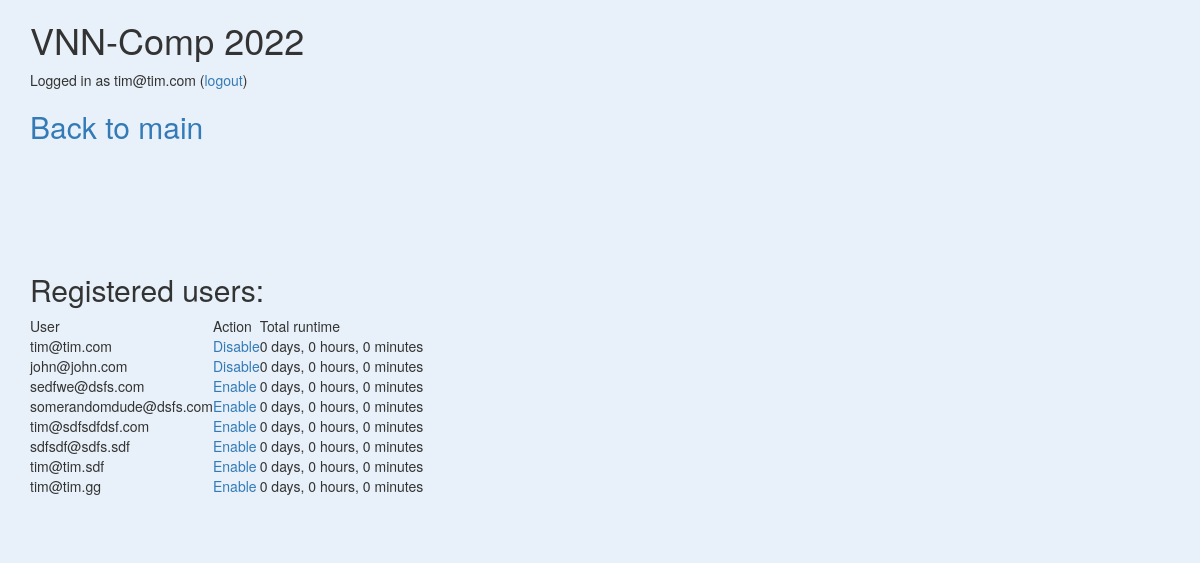
/admin (signed in), run on the app's committed database.
### vnncomp/utils/user.py (models this page shows, shortened)
class User(UserMixin, db.Model):
    __tablename__ = "flasklogin_users"
    id = db.Column(db.Integer, primary_key=True)
    username = db.Column(db.String(40), unique=True, nullable=False)
    password = db.Column(
        db.String(200), primary_key=False, unique=False, nullable=False
    )
    created_on = db.Column(db.DateTime, index=False, unique=False, nullable=True)
    last_login = db.Column(db.DateTime, index=False, unique=False, nullable=True)
    enabled = db.Column(
        db.Boolean,
        nullable=False,
        default=False,
        server_default=sqlalchemy.sql.expression.literal(False),
    )
    admin = db.Column(
        db.Boolean,
        nullable=False,
        default=False,
        server_default=sqlalchemy.sql.expression.literal(False),
    )
    submitted_toolkits: List["ToolkitTask"] = relationship(
        "ToolkitTask", back_populates="_db_user"
    )
    @property
    def total_used_runtime(self) -> int:
        return sum(
            t._db_total_runtime if t._db_total_runtime is not None else 0
            for t in self.submitted_toolkits
        )

### vnncomp/utils/task.py (models this page shows, shortened)
class Task(db.Model):
    __tablename__ = "tasks"
    _db_id = db.Column(db.Integer, primary_key=True)
    _db_type = db.Column(db.String)
    _db_aws_instance_type = db.Column(db.Integer, nullable=False)
    _db_ami = db.Column(db.String)
    _db_name = db.Column(db.String)
    _db_repository = db.Column(db.String)
    _db_hash = db.Column(db.String)
    _db_script_dir = db.Column(db.String)
    _db_steps: List[TaskStep] = relationship(
        "TaskStep", foreign_keys=[TaskStep._db_task_id], back_populates="_db_task"
    )
    _db_current_step_id = db.Column(db.Integer, db.ForeignKey("task_steps._db_id"))
    _db_current_step = relationship(
        "TaskStep", foreign_keys=[_db_current_step_id], post_update=True
    )
    _db_instance = db.relationship(
        "AwsInstance", backref="_db_task", lazy=True, uselist=False
    )
    _db_total_runtime = db.Column(db.Integer)
    __mapper_args__ = {"polymorphic_identity": "task", "polymorphic_on": _db_type}

### vnncomp/auth.py (the view)
@app.route("/admin", methods=["GET"])
@login_required
def admin():
    if not current_user.admin:
        return "You need to be an admin to access this page."
    return render_template("user/admin.html", users=User.query.all())

### vnncomp/auth.py (called while the page is built)
@login_manager.user_loader
def load_user(user_id):
    if user_id is not None:
        user: User = User.query.get(user_id)
        if user.enabled:
            return user
    return None

### vnncomp/views.py (called while the page is built)
@app.context_processor
def inject_current_user():
    return dict(current_user=current_user)

### vnncomp/templates/user/admin.html
{% extends 'base_template.html' %}
{% block page_content %}
<h2><a href="{{ url_for('index') }}">Back to main</a></h2><br><br><br><br><br>
<h2>Registered users:</h2>
<table>
    <thead>
        <tr>
            <td>User</td>
            <td>Action</td>
            <td>Total runtime</td>
        </tr>
    </thead>
    <tbody>
        {% for user in users %}
        <tr>
            <td>{{ user.username }}</td>
            <td>
                {% if user.enabled %}
                <a href="{{ url_for('disable_user', id=user.id) }}">Disable</a>
                {% else %}
                <a href="{{ url_for('enable_user', id=user.id) }}">Enable</a>
                {% endif %}
            </td>
            <td>
                {{ user.total_used_runtime // (60 * 60 * 24) }} days,
                {{ user.total_used_runtime % (60 * 60 * 24) // (60 * 60) }} hours,
                {{ user.total_used_runtime % (60 * 60) // (60) }} minutes
            </td>
        </tr>
        {% endfor %}
    </tbody>
</table>
{% endblock %}

### vnncomp/templates/base_template.html (shortened to what this page needs)
{% extends 'bootstrap/base.html' %}
{% import "bootstrap/wtf.html" as wtf %}
{% block styles %}
{{ super() }}
{% endblock %}
{% block content %}
<div class="container">
    <div class="row">
        <div class="col-md-10 col-lg-12 mx-lg-auto mx-md-auto">
            <h1 class="pt-5 pb-2">VNN-Comp 2022</h1>
            {% if current_user.is_anonymous %}
            You're not logged in
            {% else %}
            Logged in as {{ current_user.username }} (<a href="{{ url_for('logout') }}">logout</a>)
            {% endif %}
            {% block page_content %}{% endblock %}
            <br><br>
        </div>
    </div>
</div>
{% endblock %}

### vnncomp/templates/base_template.html (style rules this page uses)
body { background: #e8f1f9; }

### data on the page
User: username "tim@tim.com", user.total_used_runtime//(60*60*24) "0", user.total_used_runtime%(60*60*24)//(60*60) "0", user.total_used_runtime%(60*60)//(60) "0"
User: username "john@john.com", user.total_used_runtime//(60*60*24) "0", user.total_used_runtime%(60*60*24)//(60*60) "0", user.total_used_runtime%(60*60)//(60) "0"
User: username "sedfwe@dsfs.com", total_used_runtime "0"
User: username "somerandomdude@dsfs.com", total_used_runtime "0"
User: username "tim@sdfsdfdsf.com", total_used_runtime "0"
User: username "sdfsdf@sdfs.sdf", total_used_runtime "0"
User: username "tim@tim.sdf", total_used_runtime "0"
User: username "tim@tim.gg", total_used_runtime "0"
